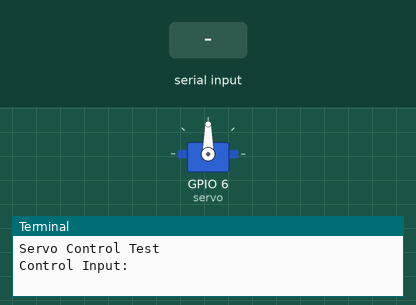
Simulated run of this program. Board: Raspberry Pi (BCM pin numbers). Parts: servo, the last lines printed to the terminal. The inputs (shaded band) are chosen by the test bench. Servo angles are drawn from the pulse width (0.5 ms = 0°, 2.5 ms = 180°).

Above: at 1.2 s.
1.3 s: "." typed at the terminal
2.8 s: "1" typed at the terminal
At 3.9 s:
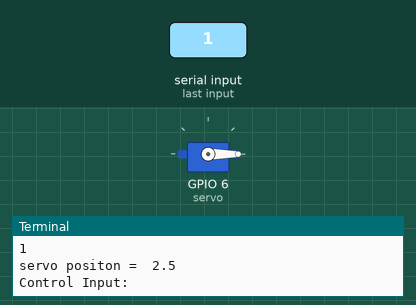
4.3 s: "," typed at the terminal
At 5.0 s:
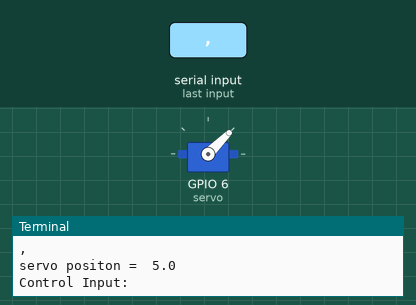
5.8 s: "4" typed at the terminal
At 6.1 s:
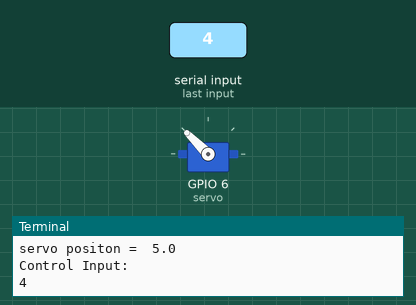
7.3 s: "5" typed at the terminal
At 8.5 s:
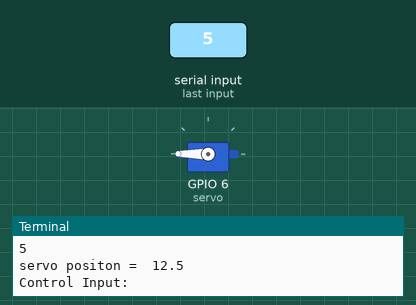
8.8 s: "2" typed at the terminal
At 9.6 s:
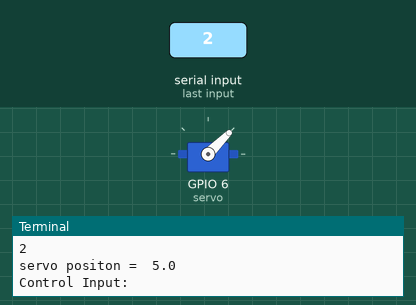
Timing chart, 0 to 11.3 s (numbered marks = the images above; inputs shaded):
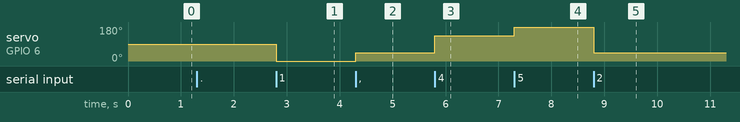

Measured:
- after the input at 2.8 s, servo on GPIO 6 (servo): 90° → 0° at once
- after the input at 4.3 s, servo on GPIO 6 (servo): 0° → 45° at once
- after the input at 5.8 s, servo on GPIO 6 (servo): 45° → 135° at once
- after the input at 7.3 s, servo on GPIO 6 (servo): 135° → 180° at once
- after the input at 8.8 s, servo on GPIO 6 (servo): 180° → 45° at once

The program:

servo_test.py
```python
import RPi.GPIO as GPIO
from time import sleep
import sys, tty, termios

servo = 6
pos = 7.5
offset = 0.5
MIN = 5.0
MAX = 12.5

GPIO.setmode(GPIO.BCM)
GPIO.setup(servo, GPIO.OUT)

def getch():
  fd = sys.stdin.fileno()
  old_settings = termios.tcgetattr(fd)

  try:
    tty.setraw(sys.stdin.fileno())
    ch = sys.stdin.read(1)

  finally:
    termios.tcsetattr(fd, termios.TCSADRAIN,
    old_settings)

  return ch

pulse = GPIO.PWM(servo, 50)
pulse.start(pos)

print ("Servo Control Test")
print ("Control Input: ")
ch = getch()
print (ch)


try:
  while ch != 'Q':

    print("Control Input: ")
    ch = getch()
    print (ch)

    if ch == '.': # '>'
      if pos <= MAX - offset:
        pos = pos + offset

      else:
        pos = MAX


    elif ch == ',': # '<'
      if pos >= MIN + offset:
        pos = pos - offset


      else:
        pos = MIN


    elif ch == '1':
      pos = 2.5

    elif ch == '2':
      pos = 5.0

    elif ch == '3':
      pos = 7.5

    elif ch == '4':
      pos = 10.0

    elif ch == '5':
      pos = 12.5

    else:
      pass

    pulse.ChangeDutyCycle(pos)
    sleep(0.5)

    print ("servo positon = ", pos)

except KeyboardInterrupt:
  pulse.stop()
  GPIO.cleanup()
```
